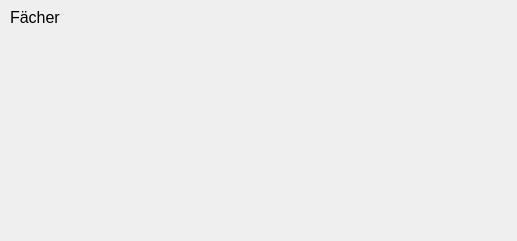
<?xml version="1.0" encoding="UTF-8"?>
<ui version="4.0">
 <class>LessonListWidget</class>
 <widget class="QWidget" name="LessonListWidget">
  <property name="geometry">
   <rect>
    <x>0</x>
    <y>0</y>
    <width>517</width>
    <height>241</height>
   </rect>
  </property>
  <property name="windowTitle">
   <string>Form</string>
  </property>
  <widget class="QLabel" name="label">
   <property name="geometry">
    <rect>
     <x>10</x>
     <y>10</y>
     <width>57</width>
     <height>14</height>
    </rect>
   </property>
   <property name="font">
    <font>
     <pointsize>12</pointsize>
    </font>
   </property>
   <property name="text">
    <string>Fächer</string>
   </property>
  </widget>
 </widget>
 <resources/>
 <connections/>
</ui>
